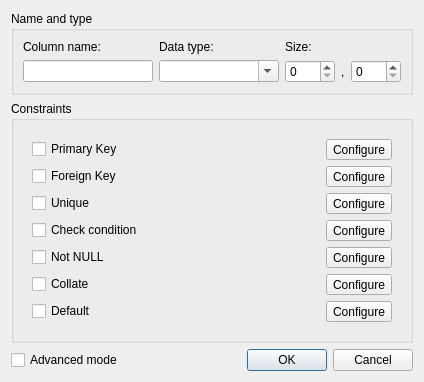
<?xml version="1.0" encoding="UTF-8"?>
<ui version="4.0">
 <class>ColumnDialog</class>
 <widget class="QDialog" name="ColumnDialog">
  <property name="geometry">
   <rect>
    <x>0</x>
    <y>0</y>
    <width>424</width>
    <height>360</height>
   </rect>
  </property>
  <property name="windowTitle">
   <string>Column</string>
  </property>
  <property name="modal">
   <bool>true</bool>
  </property>
  <layout class="QVBoxLayout" name="verticalLayout">
   <item>
    <widget class="QGroupBox" name="columnGroup">
     <property name="title">
      <string>Name and type</string>
     </property>
     <layout class="QGridLayout" name="gridLayout">
      <item row="1" column="2">
       <widget class="NumericSpinBox" name="scale">
        <property name="minimumSize">
         <size>
          <width>50</width>
          <height>0</height>
         </size>
        </property>
        <property name="toolTip">
         <string>Scale</string>
        </property>
       </widget>
      </item>
      <item row="1" column="3">
       <widget class="QLabel" name="label">
        <property name="text">
         <string notr="true">,</string>
        </property>
       </widget>
      </item>
      <item row="1" column="4">
       <widget class="NumericSpinBox" name="precision">
        <property name="minimumSize">
         <size>
          <width>50</width>
          <height>0</height>
         </size>
        </property>
        <property name="toolTip">
         <string>Precision</string>
        </property>
       </widget>
      </item>
      <item row="0" column="1">
       <widget class="QLabel" name="typeLabel">
        <property name="text">
         <string>Data type:</string>
        </property>
       </widget>
      </item>
      <item row="0" column="0">
       <widget class="QLabel" name="nameLabel">
        <property name="text">
         <string>Column name:</string>
        </property>
       </widget>
      </item>
      <item row="1" column="0">
       <widget class="QLineEdit" name="name"/>
      </item>
      <item row="0" column="2" colspan="3">
       <widget class="QLabel" name="sizeLabel">
        <property name="text">
         <string>Size:</string>
        </property>
       </widget>
      </item>
      <item row="1" column="1">
       <widget class="QComboBox" name="typeCombo">
        <property name="minimumSize">
         <size>
          <width>120</width>
          <height>0</height>
         </size>
        </property>
        <property name="editable">
         <bool>true</bool>
        </property>
       </widget>
      </item>
     </layout>
    </widget>
   </item>
   <item>
    <widget class="QGroupBox" name="constraintsGroup">
     <property name="title">
      <string>Constraints</string>
     </property>
     <layout class="QVBoxLayout" name="verticalLayout_2">
      <item>
       <widget class="QStackedWidget" name="constraintModesWidget">
        <property name="currentIndex">
         <number>0</number>
        </property>
        <widget class="QWidget" name="simplePage">
         <layout class="QGridLayout" name="gridLayout_2">
          <item row="3" column="0">
           <widget class="QCheckBox" name="uniqueCheck">
            <property name="text">
             <string>Unique</string>
            </property>
           </widget>
          </item>
          <item row="1" column="1">
           <widget class="QToolButton" name="pkButton">
            <property name="text">
             <string>Configure</string>
            </property>
           </widget>
          </item>
          <item row="2" column="0">
           <widget class="QCheckBox" name="fkCheck">
            <property name="text">
             <string>Foreign Key</string>
            </property>
           </widget>
          </item>
          <item row="2" column="1">
           <widget class="QToolButton" name="fkButton">
            <property name="text">
             <string>Configure</string>
            </property>
           </widget>
          </item>
          <item row="6" column="0">
           <widget class="QCheckBox" name="collateCheck">
            <property name="text">
             <string>Collate</string>
            </property>
           </widget>
          </item>
          <item row="5" column="0">
           <widget class="QCheckBox" name="notNullCheck">
            <property name="text">
             <string>Not NULL</string>
            </property>
           </widget>
          </item>
          <item row="4" column="0">
           <widget class="QCheckBox" name="checkCheck">
            <property name="text">
             <string>Check condition</string>
            </property>
           </widget>
          </item>
          <item row="1" column="0">
           <widget class="QCheckBox" name="pkCheck">
            <property name="text">
             <string>Primary Key</string>
            </property>
           </widget>
          </item>
          <item row="7" column="0">
           <widget class="QCheckBox" name="defaultCheck">
            <property name="text">
             <string>Default</string>
            </property>
           </widget>
          </item>
          <item row="3" column="1">
           <widget class="QToolButton" name="uniqueButton">
            <property name="text">
             <string>Configure</string>
            </property>
           </widget>
          </item>
          <item row="4" column="1">
           <widget class="QToolButton" name="checkButton">
            <property name="text">
             <string>Configure</string>
            </property>
           </widget>
          </item>
          <item row="5" column="1">
           <widget class="QToolButton" name="notNullButton">
            <property name="text">
             <string>Configure</string>
            </property>
           </widget>
          </item>
          <item row="6" column="1">
           <widget class="QToolButton" name="collateButton">
            <property name="text">
             <string>Configure</string>
            </property>
           </widget>
          </item>
          <item row="7" column="1">
           <widget class="QToolButton" name="defaultButton">
            <property name="text">
             <string>Configure</string>
            </property>
           </widget>
          </item>
         </layout>
        </widget>
        <widget class="QWidget" name="advancedPage">
         <layout class="QVBoxLayout" name="verticalLayout_3">
          <property name="leftMargin">
           <number>0</number>
          </property>
          <property name="topMargin">
           <number>0</number>
          </property>
          <property name="rightMargin">
           <number>0</number>
          </property>
          <property name="bottomMargin">
           <number>0</number>
          </property>
          <item>
           <widget class="QToolBar" name="constraintsToolbar"/>
          </item>
          <item>
           <widget class="QTableView" name="constraintsView">
            <property name="selectionMode">
             <enum>QAbstractItemView::SingleSelection</enum>
            </property>
            <property name="selectionBehavior">
             <enum>QAbstractItemView::SelectRows</enum>
            </property>
            <property name="horizontalScrollMode">
             <enum>QAbstractItemView::ScrollPerPixel</enum>
            </property>
            <attribute name="horizontalHeaderStretchLastSection">
             <bool>true</bool>
            </attribute>
           </widget>
          </item>
         </layout>
        </widget>
       </widget>
      </item>
     </layout>
    </widget>
   </item>
   <item>
    <widget class="QWidget" name="bottomWidget" native="true">
     <layout class="QHBoxLayout" name="horizontalLayout">
      <property name="leftMargin">
       <number>0</number>
      </property>
      <property name="topMargin">
       <number>0</number>
      </property>
      <property name="rightMargin">
       <number>0</number>
      </property>
      <property name="bottomMargin">
       <number>0</number>
      </property>
      <item>
       <widget class="QCheckBox" name="advancedCheck">
        <property name="text">
         <string>Advanced mode</string>
        </property>
       </widget>
      </item>
      <item>
       <widget class="QDialogButtonBox" name="buttonBox">
        <property name="orientation">
         <enum>Qt::Horizontal</enum>
        </property>
        <property name="standardButtons">
         <set>QDialogButtonBox::Cancel|QDialogButtonBox::Ok</set>
        </property>
       </widget>
      </item>
     </layout>
    </widget>
   </item>
  </layout>
 </widget>
 <customwidgets>
  <customwidget>
   <class>NumericSpinBox</class>
   <extends>QSpinBox</extends>
   <header>common/numericspinbox.h</header>
  </customwidget>
 </customwidgets>
 <tabstops>
  <tabstop>name</tabstop>
  <tabstop>typeCombo</tabstop>
  <tabstop>scale</tabstop>
  <tabstop>precision</tabstop>
  <tabstop>pkCheck</tabstop>
  <tabstop>pkButton</tabstop>
  <tabstop>fkCheck</tabstop>
  <tabstop>fkButton</tabstop>
  <tabstop>uniqueCheck</tabstop>
  <tabstop>uniqueButton</tabstop>
  <tabstop>checkCheck</tabstop>
  <tabstop>checkButton</tabstop>
  <tabstop>notNullCheck</tabstop>
  <tabstop>notNullButton</tabstop>
  <tabstop>collateCheck</tabstop>
  <tabstop>collateButton</tabstop>
  <tabstop>defaultCheck</tabstop>
  <tabstop>defaultButton</tabstop>
  <tabstop>advancedCheck</tabstop>
  <tabstop>buttonBox</tabstop>
  <tabstop>constraintsView</tabstop>
 </tabstops>
 <resources/>
 <connections>
  <connection>
   <sender>buttonBox</sender>
   <signal>accepted()</signal>
   <receiver>ColumnDialog</receiver>
   <slot>accept()</slot>
   <hints>
    <hint type="sourcelabel">
     <x>248</x>
     <y>254</y>
    </hint>
    <hint type="destinationlabel">
     <x>157</x>
     <y>274</y>
    </hint>
   </hints>
  </connection>
  <connection>
   <sender>buttonBox</sender>
   <signal>rejected()</signal>
   <receiver>ColumnDialog</receiver>
   <slot>reject()</slot>
   <hints>
    <hint type="sourcelabel">
     <x>316</x>
     <y>260</y>
    </hint>
    <hint type="destinationlabel">
     <x>286</x>
     <y>274</y>
    </hint>
   </hints>
  </connection>
 </connections>
</ui>
